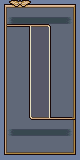

A 2D game scene composited from a Tiled map and its tileset images. What follows is a short description and the map's XML, with every tile layer's data as written:
An orthogonal 10x20 tile map with 8x8 px tiles, 1 tile layer (Tile Layer 1), 2 tilesets.

<map version="1.10" tiledversion="1.11.2" orientation="orthogonal" renderorder="right-down" width="10" height="20" tilewidth="8" tileheight="8" infinite="0" nextlayerid="2" nextobjectid="1">
 <tileset firstgid="1" name="BobMenuTiles" tilewidth="8" tileheight="8" tilecount="128" columns="16">
  <image source="../../Image/Png/BobMenuTiles.png" width="128" height="64" />
 </tileset>
 <tileset firstgid="129" name="BobMenuTiles" tilewidth="8" tileheight="8" tilecount="128" columns="16">
  <image source="../../Image/Png/MenuTiles.png" width="128" height="64" />
 </tileset>
 <layer id="1" name="Tile Layer 1" width="10" height="20">
  <data encoding="csv">
130,178,179,180,132,132,132,132,133,134,
135,138,138,138,138,138,138,138,138,139,
135,172,173,173,173,173,173,173,174,139,
217,218,218,219,220,220,221,138,138,139,
135,138,138,222,223,223,224,138,138,139,
135,138,138,222,223,223,224,138,138,139,
135,138,138,222,223,223,224,138,138,139,
135,138,138,222,223,223,224,138,138,139,
135,138,138,222,223,223,224,138,138,139,
135,138,138,222,223,223,224,138,138,139,
135,138,138,222,223,223,224,138,138,139,
135,138,138,222,223,223,224,138,138,139,
135,138,138,222,223,223,224,138,138,139,
135,138,138,222,223,223,224,138,138,139,
135,138,138,255,3221225692,3221225692,3221225691,3221225690,3221225690,225,
135,138,138,138,138,138,138,138,138,139,
135,172,173,173,173,173,173,173,174,139,
135,138,138,138,138,138,138,138,181,182,
135,138,138,138,138,138,138,181,183,184,
155,156,157,157,157,157,157,157,161,162
</data>
 </layer>
</map>
